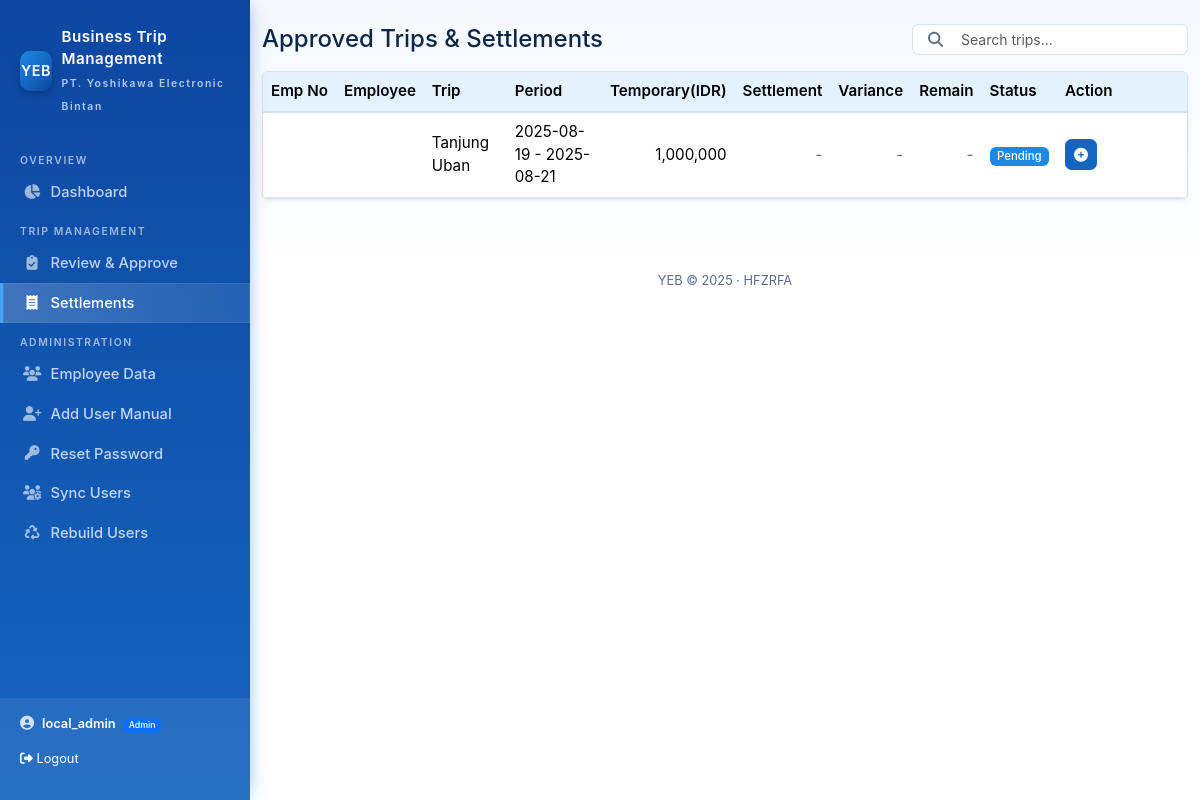
Page /index.php?page=settlements/index (signed in) on the earlier database version.
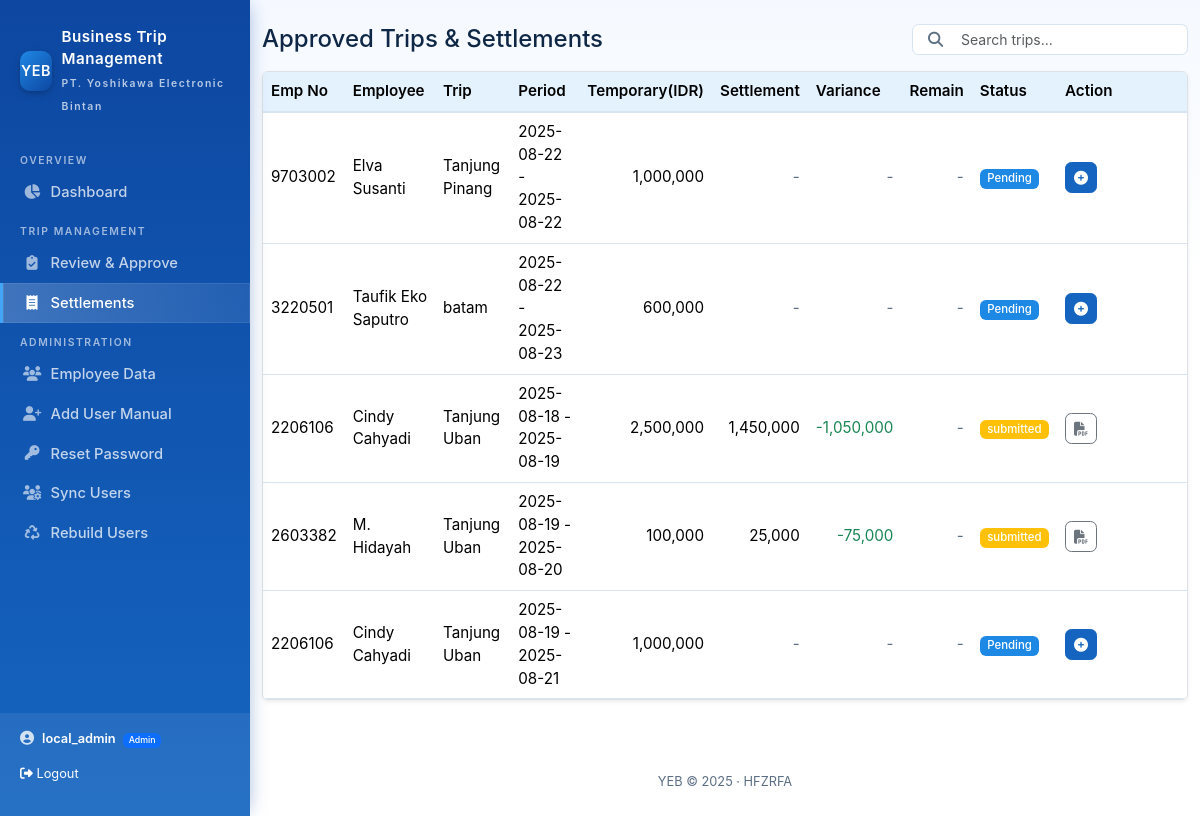
Same page on the later database version.
### tables this page shows
CREATE TABLE `trips` (
  `id` int NOT NULL,
  `employee_id` int NOT NULL,
  `employee_source` enum('local','japan') NOT NULL DEFAULT 'local',
  `emp_no` varchar(30) DEFAULT NULL,
  `emp_name` varchar(255) DEFAULT NULL,
  `emp_department` varchar(255) DEFAULT NULL,
  `emp_description` varchar(255) DEFAULT NULL,
  `tujuan` varchar(200) NOT NULL,
  `destination_district` varchar(255) DEFAULT NULL,
  `destination_company` varchar(255) DEFAULT NULL,
  `tanggal` date NOT NULL,
  `period_from` date DEFAULT NULL,
  `period_to` date DEFAULT NULL,
  `biaya_estimasi` decimal(12,2) NOT NULL DEFAULT '0.00',
  `currency_entered` enum('IDR','SGN','YEN') DEFAULT 'IDR',
  `temp_payment_idr` decimal(12,2) DEFAULT '0.00',
  `temp_payment_sgn` decimal(12,2) DEFAULT '0.00',
  `temp_payment_yen` decimal(12,2) DEFAULT '0.00',
  `keperluan` text NOT NULL,
  `purpose` text,
  `data_for_collection` text,
  `status` enum('pending','approved','rejected','cancelled') NOT NULL DEFAULT 'pending',
  `created_at` datetime DEFAULT CURRENT_TIMESTAMP,
  `approved_at` datetime DEFAULT NULL
);

CREATE TABLE `employees` (
  `id` int NOT NULL,
  `EmpNo` varchar(20) NOT NULL,
  `Name` varchar(512) NOT NULL,
  `DeptCode` varchar(10) DEFAULT NULL,
  `ClasCode` varchar(10) DEFAULT NULL,
  `DestCode` varchar(10) DEFAULT NULL,
  `Sex` varchar(1) DEFAULT NULL,
  `Resigned` varchar(512) DEFAULT NULL,
  `GrpCode` varchar(10) DEFAULT NULL,
  `department_id` int DEFAULT NULL,
  `designation_id` int DEFAULT NULL,
  `created_at` timestamp NULL DEFAULT CURRENT_TIMESTAMP
);

CREATE TABLE `settlements` (
  `id` int NOT NULL,
  `trip_id` int NOT NULL,
  `total_realisasi` decimal(12,2) NOT NULL DEFAULT '0.00',
  `bukti_file` varchar(255) DEFAULT NULL,
  `created_at` datetime DEFAULT CURRENT_TIMESTAMP,
  `variance` decimal(14,2) DEFAULT '0.00',
  `status` varchar(20) DEFAULT 'submitted',
  `remaining_cash` decimal(14,2) DEFAULT '0.00',
  `settlement_date` date DEFAULT NULL
);

### lib/auth.php (called while the page is built, shortened)
<?php
require_once __DIR__ . '/helpers.php';
function current_user(): ?array {
    $u = $_SESSION['user'] ?? null;
    $loginTime = $u['login_time'] ?? 0;
    return $u;
}

### lib/helpers.php (called while the page is built, shortened)
<?php
function esc(?string $value): string {
    return htmlspecialchars($value ?? '', ENT_QUOTES, 'UTF-8');
}

### public/pages/settlements/index.php (the view, shortened to what this page needs)
<?php
$pdo = getPDO();
$user = current_user();
try {
  $pdo->exec("ALTER TABLE settlements ADD COLUMN variance DECIMAL(14,2) DEFAULT 0, ADD COLUMN status VARCHAR(20) DEFAULT 'submitted'");
} catch (Exception $e) {
}
if ($user['role'] === 'employee') {
  $stmt = $pdo->prepare('SELECT t.*, s.id AS settlement_id, s.total_realisasi, s.variance, s.status AS settlement_status FROM trips t LEFT JOIN settlements s ON s.trip_id=t.id WHERE t.employee_id=? AND t.status="approved" ORDER BY t.created_at DESC');
  $stmt->execute([$user['id']]);
  $trips = $stmt->fetchAll(PDO::FETCH_ASSOC);
} else {
  $trips = $pdo->query('SELECT t.*, e.Name employee_name, e.EmpNo emp_no, s.id settlement_id, s.total_realisasi, s.variance, s.status settlement_status FROM trips t LEFT JOIN employees e ON e.id=t.employee_id LEFT JOIN settlements s ON s.trip_id=t.id WHERE t.status="approved" ORDER BY t.created_at DESC LIMIT 800')->fetchAll(PDO::FETCH_ASSOC);
}
?>
<div class="d-flex flex-wrap gap-2 justify-content-between align-items-center mb-3">
  <h4 class="mb-0">Approved Trips & Settlements</h4>
  <div class="ms-auto" style="min-width:260px;">
    <div class="position-relative">
      <input type="text" id="settleSearch" class="form-control form-control-sm ps-5" placeholder="Search trips...">
      <span class="position-absolute top-50 start-0 translate-middle-y ps-3 text-muted"><i class="fas fa-search"></i></span>
    </div>
  </div>
</div>
<div class="table-responsive shadow-sm border rounded bg-white">
  <table class="table table-hover align-middle mb-0" id="settleTable">
    <thead class="table-light">
      <tr class="text-nowrap">
        <?php if ($user['role'] !== 'employee'): ?><th>Emp No</th>
          <th>Employee</th><?php endif; ?>
        <th>Trip</th>
        <th>Period</th>
        <th>Temporary(IDR)</th>
        <th>Settlement</th>
        <th>Variance</th>
        <th>Remain</th>
        <th>Status</th>
        <th style="width:130px;">Action</th>
      </tr>
    </thead>
    <tbody>
      <?php foreach ($trips as $t): $settled = !empty($t['settlement_id']); ?>
        <tr>
          <?php if ($user['role'] !== 'employee'): ?><td><?= esc($t['emp_no']) ?></td>
            <td><?= esc($t['employee_name']) ?></td><?php endif; ?>
          <td><?= esc($t['tujuan']) ?></td>
          <td><?= esc(($t['period_from'] ?? '') . ' - ' . ($t['period_to'] ?? '')) ?></td>
          <td class="text-end"><?= number_format($t['temp_payment_idr'], 0) ?></td>
          <td class="text-end"><?= $settled ? number_format($t['total_realisasi'], 0) : '<span class="text-muted">-</span>' ?></td>
          <td class="text-end">
            <?php if ($settled) {
              $v = $t['variance'];
              $cls = $v > 0 ? 'text-danger' : ($v < 0 ? 'text-success' : 'text-muted');
              echo '<span class="' . $cls . '">' . ($v > 0 ? '+' : '') . number_format($v) . '</span>';
            } else {
              echo '<span class="text-muted">-</span>';
            } ?>
          </td>
          <td class="text-end"><?php if ($settled && isset($t['remaining_cash'])) echo number_format($t['remaining_cash'], 0);
                                else echo '<span class="text-muted">-</span>'; ?></td>
          <td>
            <?php if ($settled) {
              $st = $t['settlement_status'] ?: 'submitted';
              $badge = 'warning';
              echo '<span class="badge bg-' . $badge . '">' . esc($st) . '</span>';
            } else {
              echo '<span class="badge bg-secondary">Pending</span>';
            } ?>
          </td>
          <td class="text-nowrap">
            <?php if (!$settled): ?>
              <button class="btn btn-sm btn-primary" data-trip='<?= json_encode([
                'id' => $t['id'],
                'advance' => (float)$t['temp_payment_idr'],
                'advance_sgd' => (float)($t['temp_payment_sgn'] ?? 0),
                'advance_yen' => (float)($t['temp_payment_yen'] ?? 0),
                'tujuan' => $t['tujuan'],
                'period' => ($t['period_from'] ?? '') . ' - ' . ($t['period_to'] ?? '')
              ]) ?>' onclick="openSettlement(this)"><i class="fas fa-plus-circle"></i></button>
            <?php else: ?>
              <a class="btn btn-sm btn-outline-secondary" target="_blank" href="index.php?page=settlements/pdf&id=<?= $t['settlement_id'] ?>" title="Print PDF"><i class="fas fa-file-pdf"></i></a>
            <?php endif; ?>
          </td>
        </tr>
      <?php endforeach; ?>
    </tbody>
  </table>
</div>

Differences in the rows shown:
added trips: employee.EmpNo "9703002", employee.Name "Elva Susanti", tujuan "Tanjung Pinang", period_from+period_to "2025-08-22 - 2025-08-22", temp_payment_idr "1,000,000", shows "Pending"
added trips: employee.EmpNo "3220501", employee.Name "Taufik Eko Saputro", tujuan "batam", period_from+period_to "2025-08-22 - 2025-08-23", temp_payment_idr "600,000", shows "Pending"
added trips: employee.EmpNo "2206106", employee.Name "Cindy Cahyadi", tujuan "Tanjung Uban", period_from+period_to "2025-08-18 - 2025-08-19", temp_payment_idr "2,500,000", settlements.total_realisasi "1,450,000", settlements.variance "-1,050,000", settlements.status "submitted"
added trips: employee.EmpNo "2603382", employee.Name "M. Hidayah", tujuan "Tanjung Uban", period_from+period_to "2025-08-19 - 2025-08-20", temp_payment_idr "100,000", settlements.total_realisasi "25,000", settlements.variance "-75,000", settlements.status "submitted"
shown differently, row unchanged: trips (number 5 of 5 on the later page): employee.EmpNo (not shown) → "2206106"; employee.Name (not shown) → "Cindy Cahyadi"
